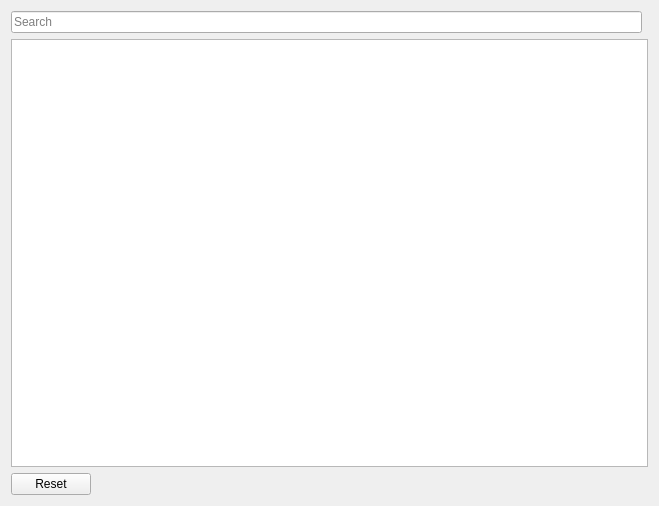
<?xml version="1.0" encoding="UTF-8"?>
<ui version="4.0">
 <class>ShortcutConfigurator</class>
 <widget class="QWidget" name="ShortcutConfigurator">
  <property name="geometry">
   <rect>
    <x>0</x>
    <y>0</y>
    <width>659</width>
    <height>506</height>
   </rect>
  </property>
  <property name="windowTitle">
   <string>Shortcut</string>
  </property>
  <layout class="QGridLayout" name="gridLayout">
   <item row="1" column="0" colspan="3">
    <widget class="QTableView" name="shortcutsTable"/>
   </item>
   <item row="2" column="0">
    <widget class="QPushButton" name="reset">
     <property name="text">
      <string>Reset</string>
     </property>
    </widget>
   </item>
   <item row="2" column="1">
    <spacer name="horizontalSpacer">
     <property name="orientation">
      <enum>Qt::Horizontal</enum>
     </property>
     <property name="sizeHint" stdset="0">
      <size>
       <width>380</width>
       <height>20</height>
      </size>
     </property>
    </spacer>
   </item>
   <item row="0" column="0" colspan="2">
    <widget class="QLineEdit" name="searchBox">
     <property name="text">
      <string/>
     </property>
     <property name="placeholderText">
      <string>Search</string>
     </property>
    </widget>
   </item>
  </layout>
 </widget>
 <resources/>
 <connections/>
</ui>
